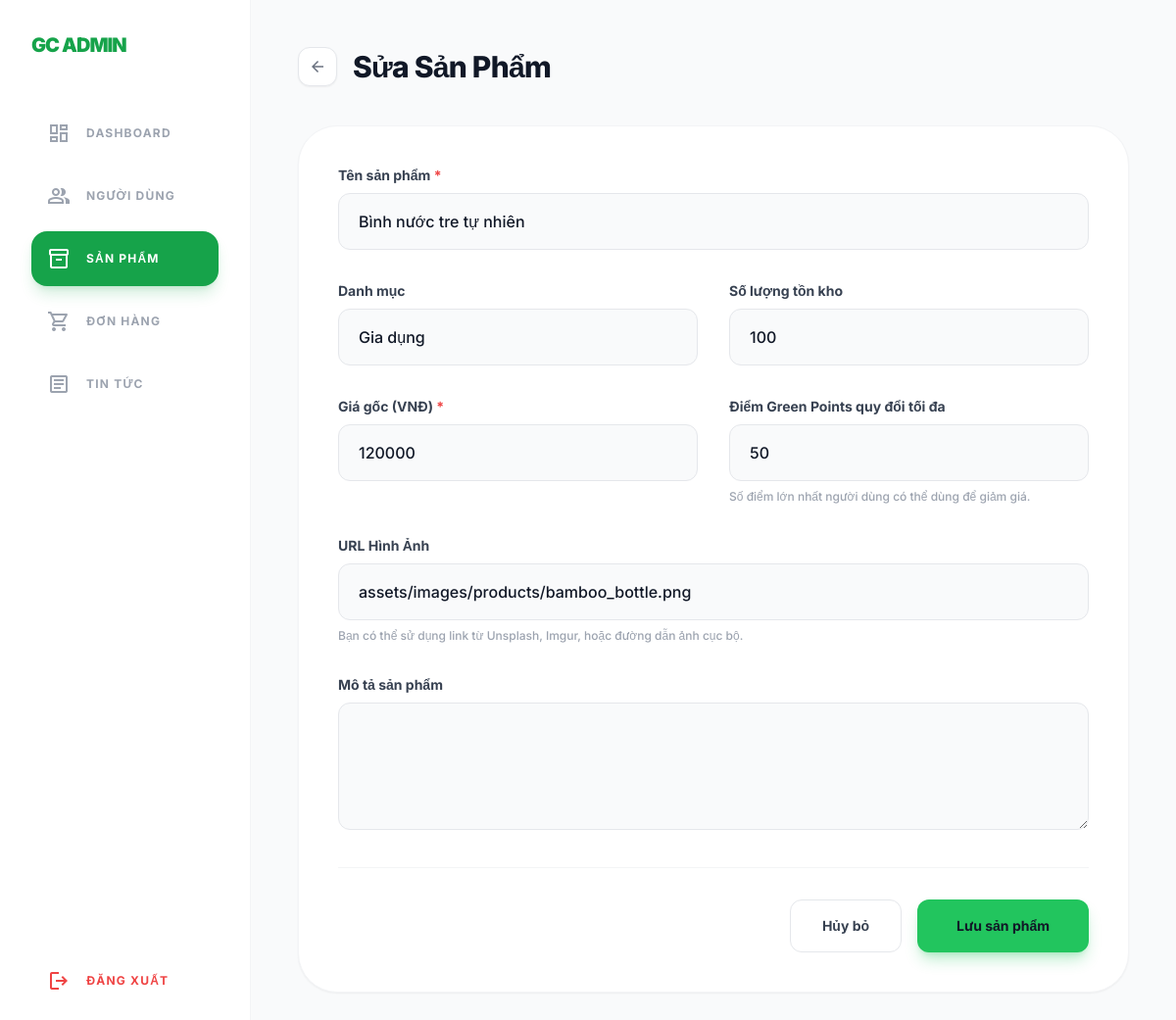
/admin/product_form.php?id=1, run on the app's committed database.
### tables this page shows
CREATE TABLE `products` (
  `id` int(11) NOT NULL AUTO_INCREMENT,
  `name` varchar(255) NOT NULL,
  `description` text DEFAULT NULL,
  `price_vnd` int(11) NOT NULL,
  `max_pts` int(11) NOT NULL DEFAULT 0,
  `category` varchar(50) DEFAULT 'Khác',
  `image` varchar(255) DEFAULT NULL,
  `stock` int(11) DEFAULT 100,
  `created_at` timestamp DEFAULT current_timestamp(),
  PRIMARY KEY (`id`)
);

### admin/product_form.php (the view, shortened to what this page needs)
<?php
require_once '../includes/db.php';
$id = isset($_GET['id']) ? (int)$_GET['id'] : 0;
$product = null;
if ($id > 0) {
    $stmt = $pdo->prepare("SELECT * FROM products WHERE id = ?");
    $stmt->execute([$id]);
    $product = $stmt->fetch(PDO::FETCH_ASSOC);
}
$page_title = $product ? 'Sửa Sản Phẩm' : 'Thêm Sản Phẩm Mới';
?>
<!DOCTYPE html>
<html lang="vi">
<head>
    <script src="https://cdn.tailwindcss.com"></script>
</head>
<body class="bg-gray-50 flex min-h-screen text-gray-900">
    <aside class="w-64 bg-white border-r border-gray-100 flex flex-col p-8 fixed inset-y-0">
        <h1 class="text-xl font-black text-green-600 tracking-tighter mb-12">GC ADMIN</h1>
        <nav class="flex-grow space-y-2">
            <a href="dashboard.php" class="flex items-center gap-4 p-4 text-gray-400 hover:text-gray-900 hover:bg-gray-50 rounded-2xl font-bold transition-all">
                <span class="material-symbols-outlined">dashboard</span>
                <span class="text-xs uppercase tracking-widest">Dashboard</span>
            </a>
            <a href="users.php" class="flex items-center gap-4 p-4 text-gray-400 hover:text-gray-900 hover:bg-gray-50 rounded-2xl font-bold transition-all">
                <span class="material-symbols-outlined">group</span>
                <span class="text-xs uppercase tracking-widest">Người dùng</span>
            </a>
            <a href="products.php" class="flex items-center gap-4 p-4 bg-green-600 text-white rounded-2xl font-bold shadow-lg shadow-green-600/20">
                <span class="material-symbols-outlined">inventory_2</span>
                <span class="text-xs uppercase tracking-widest">Sản phẩm</span>
            </a>
            <a href="orders.php" class="flex items-center gap-4 p-4 text-gray-400 hover:text-gray-900 hover:bg-gray-50 rounded-2xl font-bold transition-all">
                <span class="material-symbols-outlined">shopping_cart</span>
                <span class="text-xs uppercase tracking-widest">Đơn hàng</span>
            </a>
            <a href="news.php" class="flex items-center gap-4 p-4 text-gray-400 hover:text-gray-900 hover:bg-gray-50 rounded-2xl font-bold transition-all">
                <span class="material-symbols-outlined">article</span>
                <span class="text-xs uppercase tracking-widest">Tin tức</span>
            </a>
        </nav>
        <div class="mt-auto pt-8">
            <a href="../auth/logout.php" class="flex items-center gap-4 p-4 text-red-500 hover:text-red-700 hover:bg-red-50 rounded-2xl font-bold transition-all">
                <span class="material-symbols-outlined">logout</span>
                <span class="text-xs uppercase tracking-widest">Đăng xuất</span>
            </a>
        </div>
    </aside>
    <main class="flex-grow ml-64 p-12">
        <div class="mb-10 flex items-center gap-4">
            <a href="products.php" class="w-10 h-10 bg-white border border-gray-200 rounded-xl flex items-center justify-center text-gray-500 hover:text-gray-900 shadow-sm transition-all">
                <span class="material-symbols-outlined text-[20px]">arrow_back</span>
            </a>
            <div>
                <h2 class="text-3xl font-extrabold tracking-tight text-gray-900"><?= $page_title ?></h2>
            </div>
        </div>
        <form action="product_process.php" method="POST" class="bg-white p-10 rounded-[2.5rem] shadow-sm border border-gray-100 max-w-4xl">
            <div class="grid grid-cols-1 md:grid-cols-2 gap-8 mb-8">
                <div class="col-span-full">
                    <label class="block text-sm font-bold text-gray-700 mb-2">Tên sản phẩm <span class="text-red-500">*</span></label>
                    <input type="text" name="name" required value="<?= $product ? htmlspecialchars($product['name']) : '' ?>"
                           class="w-full px-5 py-4 bg-gray-50 border border-gray-200 rounded-xl font-medium focus:outline-none focus:border-green-500 focus:bg-white transition-all text-gray-900" placeholder="VD: Bình nước tre tự nhiên...">
                </div>
                <div>
                    <label class="block text-sm font-bold text-gray-700 mb-2">Danh mục</label>
                    <input type="text" name="category" value="<?= $product ? htmlspecialchars($product['category']) : 'Gia dụng' ?>"
                           class="w-full px-5 py-4 bg-gray-50 border border-gray-200 rounded-xl font-medium focus:outline-none focus:border-green-500 focus:bg-white transition-all text-gray-900">
                </div>
                <div>
                    <label class="block text-sm font-bold text-gray-700 mb-2">Số lượng tồn kho</label>
                    <input type="number" name="stock" min="0" value="<?= $product ? $product['stock'] : 100 ?>"
                           class="w-full px-5 py-4 bg-gray-50 border border-gray-200 rounded-xl font-medium focus:outline-none focus:border-green-500 focus:bg-white transition-all text-gray-900">
                </div>
                <div>
                    <label class="block text-sm font-bold text-gray-700 mb-2">Giá gốc (VNĐ) <span class="text-red-500">*</span></label>
                    <input type="number" name="price_vnd" required min="0" value="<?= $product ? $product['price_vnd'] : 0 ?>"
                           class="w-full px-5 py-4 bg-gray-50 border border-gray-200 rounded-xl font-medium focus:outline-none focus:border-green-500 focus:bg-white transition-all text-gray-900">
                </div>
                <div>
                    <label class="block text-sm font-bold text-gray-700 mb-2">Điểm Green Points quy đổi tối đa</label>
                    <input type="number" name="max_pts" min="0" value="<?= $product ? $product['max_pts'] : 0 ?>"
                           class="w-full px-5 py-4 bg-gray-50 border border-gray-200 rounded-xl font-medium focus:outline-none focus:border-green-500 focus:bg-white transition-all text-gray-900">
                    <p class="text-xs text-gray-400 mt-2 font-medium">Số điểm lớn nhất người dùng có thể dùng để giảm giá.</p>
                </div>
                <div class="col-span-full">
                    <label class="block text-sm font-bold text-gray-700 mb-2">URL Hình Ảnh</label>
                    <input type="text" name="image" required value="<?= $product ? htmlspecialchars($product['image']) : '' ?>"
                           class="w-full px-5 py-4 bg-gray-50 border border-gray-200 rounded-xl font-medium focus:outline-none focus:border-green-500 focus:bg-white transition-all text-gray-900" placeholder="https://... hoặc assets/images/...">
                    <p class="text-xs text-gray-400 mt-2 font-medium">Bạn có thể sử dụng link từ Unsplash, Imgur, hoặc đường dẫn ảnh cục bộ.</p>
                </div>
                <div class="col-span-full">
                    <label class="block text-sm font-bold text-gray-700 mb-2">Mô tả sản phẩm</label>
                    <textarea name="description" rows="4" class="w-full px-5 py-4 bg-gray-50 border border-gray-200 rounded-xl font-medium focus:outline-none focus:border-green-500 focus:bg-white transition-all text-gray-900"><?= $product ? htmlspecialchars((string)$product['description']) : '' ?></textarea>
                </div>
            </div>
            <div class="flex justify-end gap-4 border-t border-gray-100 pt-8">
                <a href="products.php" class="px-8 py-4 bg-white border border-gray-200 text-gray-700 font-bold rounded-xl text-sm hover:bg-gray-50 transition-all">Hủy bỏ</a>
                <button type="submit" class="px-10 py-4 bg-green-500 text-gray-900 font-bold rounded-xl text-sm hover:bg-green-400 transition-all shadow-lg shadow-green-500/30">
                    Lưu sản phẩm
                </button>
            </div>
        </form>
    </main>
</body>
</html>

### admin/product_form.php (style rules this page uses)
body { font-family: 'Inter', sans-serif; }

### data on the page
products: name "Bình nước tre tự nhiên", category "Gia dụng", stock "100", price_vnd "120000", max_pts "50", image "assets/images/products/bamboo_bottle.png"

### other printed values
$page_title "Sửa Sản Phẩm"
